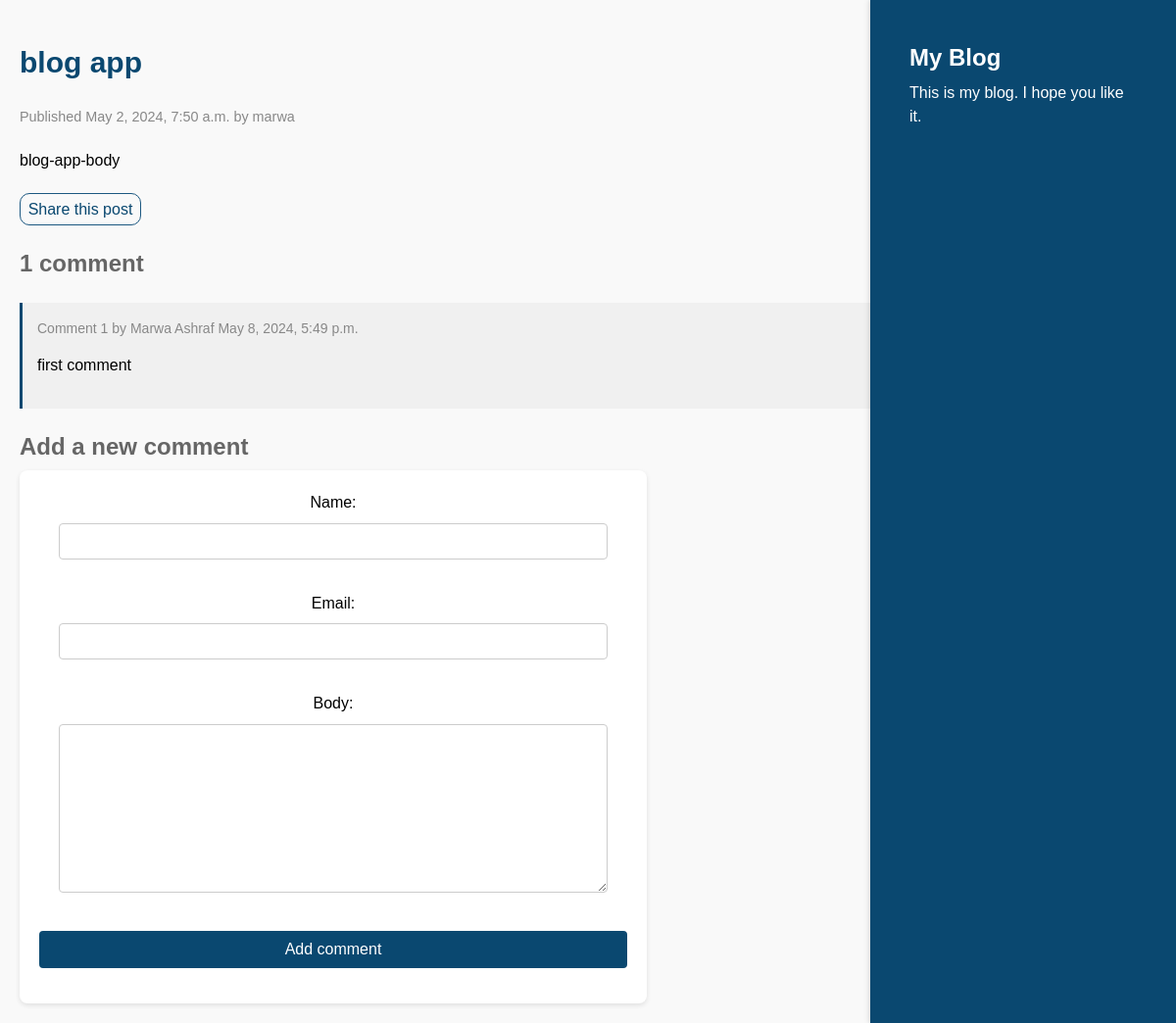
The app's page /blog/2024/5/2/blog-app/ with its own data.
### blog/models.py (models this page shows, shortened)
class Post(models.Model):
    class Status(models.TextChoices):
        DRAFT = 'DF', 'Draft'
        PUBLISHED = 'PB', 'Published'
    title = models.CharField(max_length=250)
    slug = models.SlugField(max_length=250,
                            unique_for_date='publish')
    author = models.ForeignKey(User,
                               on_delete=models.CASCADE,
                               related_name='blog_posts')
    body = models.TextField()
    publish = models.DateTimeField(default=timezone.now)
    created = models.DateTimeField(auto_now_add=True)
    updated = models.DateTimeField(auto_now=True)
    status = models.CharField(max_length=10,
                              choices=Status.choices,
                              default=Status.DRAFT)
    tags = TaggableManager()
    class Meta:
        ordering = ['-publish']
        indexes = [
            models.Index(fields=['publish'],)
        ]
    objects = models.Manager() # The default manager.
    published = PublishedManager() # Our custom manager.

class Comment(models.Model):
    post = models.ForeignKey(Post,
                            on_delete=models.CASCADE,
                            related_name='comments')
    name = models.CharField(max_length=80)
    email = models.EmailField()
    body = models.TextField()
    created = models.DateTimeField(auto_now_add=True)
    updated = models.DateTimeField(auto_now=True)
    active = models.BooleanField(default=True)
    class Meta:
        ordering = ['created']
        indexes = [
            models.Index(fields=['created']),
        ]

### blog/views.py (the view)
def post_detail(request, year, month, day, post):
    post = get_object_or_404(Post,
                             status=Post.Status.PUBLISHED,
                             slug=post,
                             publish__year=year,
                             publish__month=month,
                             publish__day=day)
    """Retrieve all comments related to a
    specific post that are marked as "active"."""
    comments = post.comments.filter(active=True)
    form = CommentForm()
    return render(request,
                  'blog/post/details.html',
                  {'post': post,
                   'comments': comments,
                   'form': form})

### blog/forms.py
class CommentForm(forms.ModelForm):
    class Meta:
        model = Comment
        fields = ['name', 'email', 'body']

### blog/templates/blog/post/details.html (shortened to what this page needs)
{% extends "blog/base.html" %}
{% block content %}
    <h1>{{ post.title }}</h1>
    <p class="date">
        Published {{ post.publish  }} by {{post.author}}
    </p>
    {{ post.body|linebreaks }}
    <p class="share-links">
        <a href="{% url "blog:post_share" post.id %}">Share this post</a>
    </p>
    {% with comments.count as total_comments %}
    <h2>
    {{ total_comments }} comment{{ total_comments|pluralize }}
    </h2>
    {% endwith %}
    {% for comment in comments %}
        <div class="comment">
            <p class="info">
                Comment {{ forloop.counter }} by {{ comment.name }}
                {{ comment.created }}
            </p>
            {{ comment.body|linebreaks }}
        </div>
        {% empty %}
            <p>There are no comments.</p>
    {% endfor %}
    {% include "blog/post/includes/comment_form.html" %}
{% endblock %}

### blog/static/css/blog.css (style rules this page uses)
body { font-family: Arial, sans-serif; padding: 20px; line-height: 1.6; margin: 0; background-color: #f9f9f9; }
h1 { color: #333; text-align: center; }
h2 { color: #666; margin-bottom: 5px; }
p.date { color: #888; font-size: 0.9em; margin-top: 0; margin-bottom: 20px; }
p { line-height: 1.6; margin-top: 0; }
input[type="text"], input[type="email"], textarea { width: calc(100% - 40px); padding: 10px; margin-top: 8px; margin-bottom: 16px; border: 1px solid #ccc; border-radius: 4px; box-sizing: border-box; }
h1 { font-size: 30px; color: #0a4870; text-align: left; }
.date { font-size: 14px; color: #666; margin-bottom: 20px; }
.share-links { margin-top: 20px; margin-bottom: 20px; border: 1px solid #1c5881; border-radius: 10px; width: 10%; padding: 3px; text-align: center; }
a { color: #0a4870; text-decoration: none; }
.comment { margin-top: 20px; padding: 15px; background-color: #f0f0f0; border-left: 3px solid #0a4870; position: relative; }
.comment .info { font-size: 14px; color: #888; }

### records on screen
Post: title "blog app", publish "May 2, 2024, 7:50 a.m.", author "marwa", body "blog-app-body"
Comment: name "Marwa Ashraf", created "May 8, 2024, 5:49 p.m.", body "first comment"

### other values on screen
{{ total_comments }} "1"
